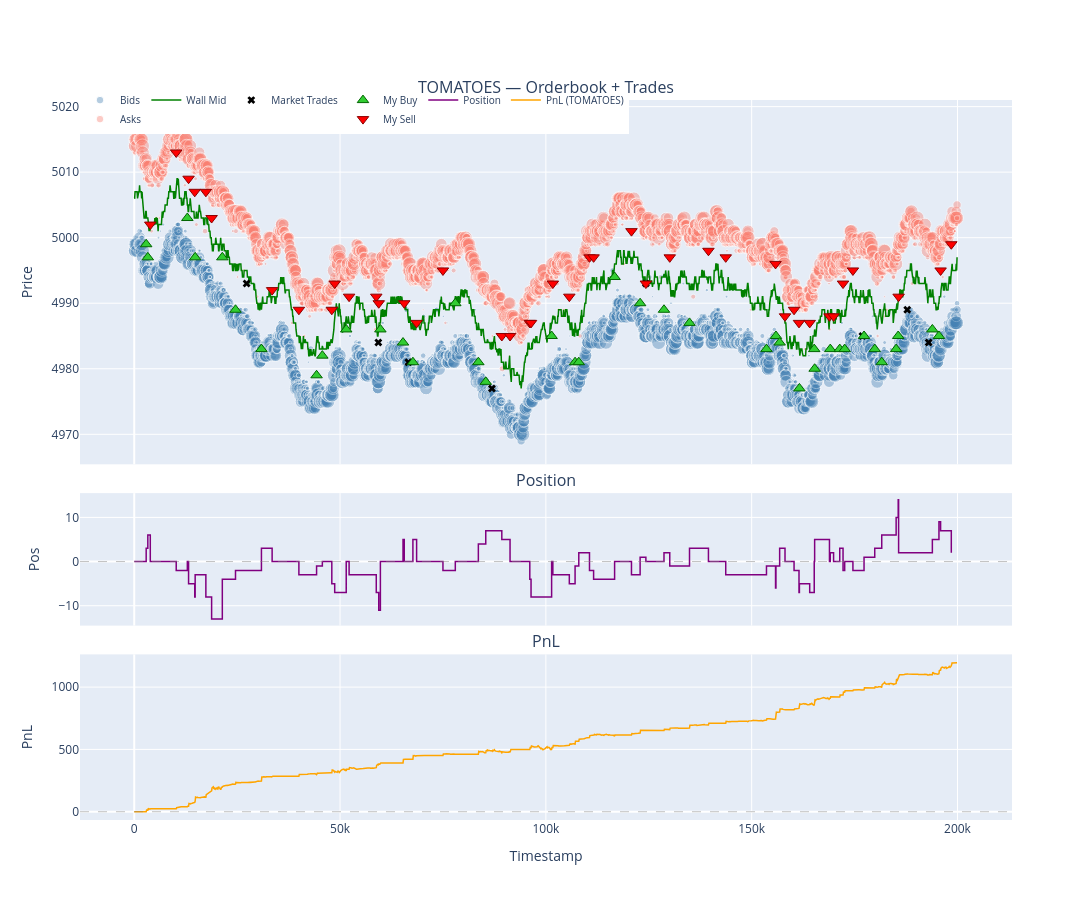

Write notebook code for a chart like this one.
### Code cell
fig = plot_review("TOMATOES")
fig.show()

### Figure 1 — Plotly figure (JSON) as saved in the notebook; plotly's stock layout.template omitted (floating-point values rounded to 4 significant figures; data arrays with more than 128 entries replaced by an {"elided": "..."} marker saying what was removed)
{"data": [{"hovertemplate": "t=%{x}<br>p=%{y}<extra>Bid</extra>", "legendgroup": "ob", "marker": {"color": "steelblue", "opacity": 0.4, "size": {"elided": "4058 float values"}}, "mode": "markers", "name": "Bids", "type": "scatter", "x": {"elided": "4058 int values"}, "xaxis": "x", "y": {"elided": "4058 int values"}, "yaxis": "y"}, {"hovertemplate": "t=%{x}<br>p=%{y}<extra>Ask</extra>", "legendgroup": "ob", "marker": {"color": "salmon", "opacity": 0.4, "size": {"elided": "4067 float values"}}, "mode": "markers", "name": "Asks", "type": "scatter", "x": {"elided": "4067 int values"}, "xaxis": "x", "y": {"elided": "4067 int values"}, "yaxis": "y"}, {"legendgroup": "wm", "line": {"color": "green", "width": 1.5}, "mode": "lines", "name": "Wall Mid", "type": "scatter", "x": {"elided": "2000 int values"}, "xaxis": "x", "y": {"elided": "2000 float values"}, "yaxis": "y"}, {"customdata": [5, 2, 5, 4, 2, 4, 2, 5], "hovertemplate": "t=%{x}<br>p=%{y}<br>qty=%{customdata}<extra>Mkt</extra>", "legendgroup": "mkt", "marker": {"color": "black", "size": 7, "symbol": "x"}, "mode": "markers", "name": "Market Trades", "type": "scatter", "x": [27300, 59300, 66600, 86900, 124300, 176900, 187800, 193000], "xaxis": "x", "y": [4993, 4984, 4981, 4977, 4993, 4985, 4989, 4984], "yaxis": "y"}, {"customdata": [3, 3, 2, 5, 9, 2, 5, 2, 1, 7, 11, 5, 5, 2, 4, 3, 8, 4, 3, 4, 4, 2, 4, 2, 5, 4, 2, 7, 5, 2, 3, 2, 3, 2, 3, 4, 4, 3, 4], "hovertemplate": "t=%{x}<br>p=%{y}<br>qty=%{customdata}<extra>My Buy</extra>", "legendgroup": "my", "marker": {"color": "limegreen", "line": {"color": "darkgreen", "width": 1}, "size": 10, "symbol": "triangle-up"}, "mode": "markers", "name": "My Buy", "type": "scatter", "x": [2900, 3300, 12900, 14800, 21400, 24600, 30900, 44300, 45700, 51500, 59800, 65300, 67700, 78000, 83600, 85400, 101400, 107100, 108000, 116700, 122900, 128700, 134900, 153600, 155900, 156800, 161600, 165200, 165300, 169100, 171400, 172600, 177300, 179900, 181600, 185100, 185600, 193900, 195500], "xaxis": "x", "y": [4999, 4997, 5003, 4997, 4997, 4989, 4983, 4979, 4982, 4986, 4986, 4984, 4981, 4990, 4981, 4978, 4985, 4981, 4981, 4994, 4990, 4989, 4987, 4983, 4985, 4984, 4977, 4983, 4980, 4983, 4983, 4983, 4985, 4983, 4981, 4983, 4985, 4986, 4985], "yaxis": "y"}, {"customdata": [6, 2, 5, 3, 5, 5, 3, 3, 5, 2, 3, 4, 4, 5, 5, 2, 2, 5, 4, 4, 3, 2, 4, 2, 3, 1, 3, 3, 3, 5, 3, 2, 5, 2, 5, 2, 5, 2, 12, 2, 5], "hovertemplate": "t=%{x}<br>p=%{y}<br>qty=%{customdata}<extra>My Sell</extra>", "legendgroup": "my", "marker": {"color": "red", "line": {"color": "darkred", "width": 1}, "size": 10, "symbol": "triangle-down"}, "mode": "markers", "name": "My Sell", "type": "scatter", "x": [3900, 10200, 13200, 14700, 17400, 18800, 33500, 40000, 48000, 48700, 52200, 58800, 59400, 65600, 68600, 75000, 89300, 91300, 96100, 96400, 101700, 105700, 110600, 111600, 120800, 124300, 130100, 139500, 143700, 155800, 158100, 160300, 161500, 164100, 168900, 169900, 172200, 174600, 185700, 195900, 198500], "xaxis": "x", "y": [5002, 5013, 5009, 5007, 5007, 5003, 4992, 4989, 4989, 4993, 4991, 4991, 4990, 4990, 4987, 4995, 4985, 4985, 4987, 4987, 4993, 4991, 4997, 4997, 5001, 4993, 4997, 4998, 4997, 4996, 4988, 4989, 4987, 4987, 4988, 4988, 4993, 4995, 4991, 4995, 4999], "yaxis": "y"}, {"hovertemplate": "t=%{x}<br>pos=%{y}<extra></extra>", "legendgroup": "pos", "line": {"color": "purple", "shape": "hv", "width": 1.5}, "mode": "lines", "name": "Position", "type": "scatter", "x": [0, 2900, 3300, 3900, 10200, 12900, 13200, 14700, 14800, 17400, 18800, 21400, 24600, 30900, 33500, 40000, 44300, 45700, 48000, 48700, 51500, 52200, 58800, 59400, 59800, 65300, 65600, 67700, 68600, 75000, 78000, 83600, 85400, 89300, 91300, 96100, 96400, 101400, 101700, 105700, 107100, 108000, 110600, 111600, 116700, 120800, 122900, 124300, 128700, 130100, 134900, 139500, 143700, 153600, 155800, 155900, 156800, 158100, 160300, 161500, 161600, 164100, 165200, 165300, 168900, 169100, 169900, 171400, 172200, 172600, 174600, 177300, 179900, 181600, 185100, 185600, 185700, 193900, 195500, 195900, 198500], "xaxis": "x2", "y": [0, 3, 6, 0, -2, 0, -5, -8, -3, -8, -13, -4, -2, 3, 0, -3, -1, 0, -5, -7, 0, -3, -7, -11, 0, 5, 0, 5, 0, -2, 0, 4, 7, 5, 0, -4, -8, 0, -3, -5, -1, 2, -2, -4, 0, -3, 1, 0, 2, -1, 3, 0, -3, -1, -6, -1, 3, 0, -2, -7, -5, -7, 0, 5, 0, 2, 0, 3, -2, 0, -2, 1, 3, 6, 10, 14, 2, 5, 9, 7, 2], "yaxis": "y2"}, {"hovertemplate": "t=%{x}<br>PnL=%{y:.1f}<extra></extra>", "legendgroup": "pnl", "line": {"color": "orange", "width": 1.5}, "mode": "lines", "name": "PnL (TOMATOES)", "type": "scatter", "x": {"elided": "2000 int values"}, "xaxis": "x3", "y": {"elided": "2000 float values"}, "yaxis": "y3"}], "layout": {"annotations": [{"font": {"size": 16}, "showarrow": false, "text": "TOMATOES — Orderbook + Trades", "x": 0.5, "xanchor": "center", "xref": "paper", "y": 1, "yanchor": "bottom", "yref": "paper"}, {"font": {"size": 16}, "showarrow": false, "text": "Position", "x": 0.5, "xanchor": "center", "xref": "paper", "y": 0.454, "yanchor": "bottom", "yref": "paper"}, {"font": {"size": 16}, "showarrow": false, "text": "PnL", "x": 0.5, "xanchor": "center", "xref": "paper", "y": 0.23, "yanchor": "bottom", "yref": "paper"}], "height": 900, "hovermode": "x unified", "legend": {"font": {"size": 10}, "orientation": "h", "x": 0, "y": 1.02}, "shapes": [{"line": {"color": "gray", "dash": "dash", "width": 0.5}, "type": "line", "x0": 0, "x1": 1, "xref": "x2 domain", "y0": 0, "y1": 0, "yref": "y2"}, {"line": {"color": "gray", "dash": "dash", "width": 0.5}, "type": "line", "x0": 0, "x1": 1, "xref": "x3 domain", "y0": 0, "y1": 0, "yref": "y3"}], "width": 1200, "xaxis": {"anchor": "y", "domain": [0, 1], "matches": "x3", "showticklabels": false}, "xaxis2": {"anchor": "y2", "domain": [0, 1], "matches": "x3", "showticklabels": false}, "xaxis3": {"anchor": "y3", "domain": [0, 1], "title": {"text": "Timestamp"}}, "yaxis": {"anchor": "x", "domain": [0.494, 1], "title": {"text": "Price"}}, "yaxis2": {"anchor": "x2", "domain": [0.27, 0.454], "title": {"text": "Pos"}}, "yaxis3": {"anchor": "x3", "domain": [0, 0.23], "title": {"text": "PnL"}}}}
